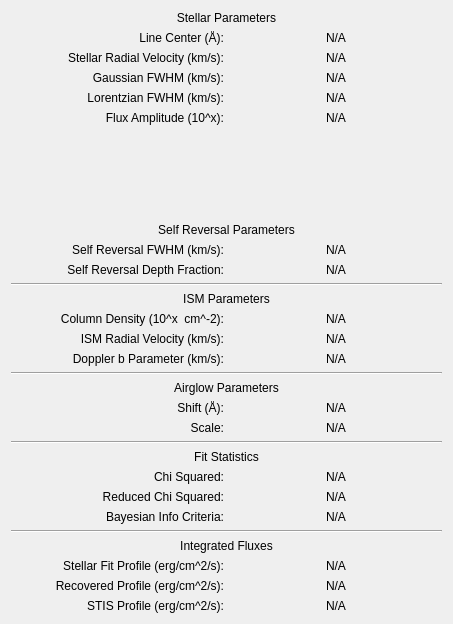
<?xml version="1.0" encoding="UTF-8"?>
<ui version="4.0">
 <class>Dialog</class>
 <widget class="QDialog" name="Dialog">
  <property name="geometry">
   <rect>
    <x>0</x>
    <y>0</y>
    <width>453</width>
    <height>624</height>
   </rect>
  </property>
  <property name="windowTitle">
   <string>Best Fit Results</string>
  </property>
  <layout class="QGridLayout" name="gridLayout">
   <item row="26" column="1">
    <widget class="QLabel" name="starfluxValue">
     <property name="text">
      <string>N/A</string>
     </property>
     <property name="alignment">
      <set>Qt::AlignCenter</set>
     </property>
    </widget>
   </item>
   <item row="26" column="0">
    <widget class="QLabel" name="starfluxLabel">
     <property name="text">
      <string>Stellar Fit Profile (erg/cm^2/s):</string>
     </property>
     <property name="alignment">
      <set>Qt::AlignRight|Qt::AlignTrailing|Qt::AlignVCenter</set>
     </property>
    </widget>
   </item>
   <item row="27" column="0">
    <widget class="QLabel" name="recovfluxLabel">
     <property name="text">
      <string>Recovered Profile (erg/cm^2/s):</string>
     </property>
     <property name="alignment">
      <set>Qt::AlignRight|Qt::AlignTrailing|Qt::AlignVCenter</set>
     </property>
    </widget>
   </item>
   <item row="19" column="0" colspan="2">
    <widget class="Line" name="line_3">
     <property name="orientation">
      <enum>Qt::Horizontal</enum>
     </property>
    </widget>
   </item>
   <item row="1" column="0">
    <widget class="QLabel" name="linecenLabel">
     <property name="whatsThis">
      <string>The central wavelength of the selected line, in Angstroms. This value is always fixed</string>
     </property>
     <property name="text">
      <string>Line Center (Å):</string>
     </property>
     <property name="alignment">
      <set>Qt::AlignRight|Qt::AlignTrailing|Qt::AlignVCenter</set>
     </property>
    </widget>
   </item>
   <item row="12" column="0">
    <widget class="QLabel" name="coldensLabel">
     <property name="whatsThis">
      <string>The order of magnitude of the ISM column density in the direction of the star, in inverse cm squared</string>
     </property>
     <property name="text">
      <string>Column Density (10^x  cm^-2):</string>
     </property>
     <property name="alignment">
      <set>Qt::AlignRight|Qt::AlignTrailing|Qt::AlignVCenter</set>
     </property>
    </widget>
   </item>
   <item row="11" column="0" colspan="2">
    <widget class="QLabel" name="ismLabel">
     <property name="whatsThis">
      <string>Parameters that are used for creating the optical depth profile of the ISM</string>
     </property>
     <property name="text">
      <string>ISM Parameters</string>
     </property>
     <property name="alignment">
      <set>Qt::AlignCenter</set>
     </property>
    </widget>
   </item>
   <item row="10" column="0" colspan="2">
    <widget class="Line" name="line_2">
     <property name="orientation">
      <enum>Qt::Horizontal</enum>
     </property>
    </widget>
   </item>
   <item row="2" column="1">
    <widget class="QLabel" name="starvradValue">
     <property name="text">
      <string>N/A</string>
     </property>
     <property name="alignment">
      <set>Qt::AlignCenter</set>
     </property>
    </widget>
   </item>
   <item row="22" column="1">
    <widget class="QLabel" name="redchiValue">
     <property name="text">
      <string>N/A</string>
     </property>
     <property name="alignment">
      <set>Qt::AlignCenter</set>
     </property>
    </widget>
   </item>
   <item row="5" column="1">
    <widget class="QLabel" name="ampValue">
     <property name="text">
      <string>N/A</string>
     </property>
     <property name="alignment">
      <set>Qt::AlignCenter</set>
     </property>
    </widget>
   </item>
   <item row="12" column="1">
    <widget class="QLabel" name="coldensValue">
     <property name="text">
      <string>N/A</string>
     </property>
     <property name="alignment">
      <set>Qt::AlignCenter</set>
     </property>
    </widget>
   </item>
   <item row="2" column="0">
    <widget class="QLabel" name="starvradLabel">
     <property name="whatsThis">
      <string>The radial velocity of the star, in km/s</string>
     </property>
     <property name="text">
      <string>Stellar Radial Velocity (km/s):</string>
     </property>
     <property name="alignment">
      <set>Qt::AlignRight|Qt::AlignTrailing|Qt::AlignVCenter</set>
     </property>
    </widget>
   </item>
   <item row="4" column="1">
    <widget class="QLabel" name="lorentzValue">
     <property name="text">
      <string>N/A</string>
     </property>
     <property name="alignment">
      <set>Qt::AlignCenter</set>
     </property>
    </widget>
   </item>
   <item row="0" column="0" colspan="2">
    <widget class="QLabel" name="stellarLabel">
     <property name="whatsThis">
      <string>Parameters that are used for creating a stellar profile</string>
     </property>
     <property name="text">
      <string>Stellar Parameters</string>
     </property>
     <property name="alignment">
      <set>Qt::AlignCenter</set>
     </property>
    </widget>
   </item>
   <item row="13" column="0">
    <widget class="QLabel" name="ismvradLabel">
     <property name="whatsThis">
      <string>The radial velocity of the ISM in the direction of the star, in km/s</string>
     </property>
     <property name="text">
      <string>ISM Radial Velocity (km/s):</string>
     </property>
     <property name="alignment">
      <set>Qt::AlignRight|Qt::AlignTrailing|Qt::AlignVCenter</set>
     </property>
    </widget>
   </item>
   <item row="15" column="0" colspan="2">
    <widget class="Line" name="line">
     <property name="orientation">
      <enum>Qt::Horizontal</enum>
     </property>
    </widget>
   </item>
   <item row="4" column="0">
    <widget class="QLabel" name="lorentzLabel">
     <property name="whatsThis">
      <string>The lorentzian FWHM of the voigt stellar profile, in km/s</string>
     </property>
     <property name="text">
      <string>Lorentzian FWHM (km/s):</string>
     </property>
     <property name="alignment">
      <set>Qt::AlignRight|Qt::AlignTrailing|Qt::AlignVCenter</set>
     </property>
    </widget>
   </item>
   <item row="3" column="1">
    <widget class="QLabel" name="gaussValue">
     <property name="text">
      <string>N/A</string>
     </property>
     <property name="alignment">
      <set>Qt::AlignCenter</set>
     </property>
    </widget>
   </item>
   <item row="22" column="0">
    <widget class="QLabel" name="redchiLabel">
     <property name="whatsThis">
      <string>The reduced chi squared value of the fit</string>
     </property>
     <property name="text">
      <string>Reduced Chi Squared:</string>
     </property>
     <property name="alignment">
      <set>Qt::AlignRight|Qt::AlignTrailing|Qt::AlignVCenter</set>
     </property>
    </widget>
   </item>
   <item row="3" column="0">
    <widget class="QLabel" name="gaussLabel">
     <property name="whatsThis">
      <string>The gaussian FWHM of the gaussian/voigt stellar profile, in km/s</string>
     </property>
     <property name="text">
      <string>Gaussian FWHM (km/s):</string>
     </property>
     <property name="alignment">
      <set>Qt::AlignRight|Qt::AlignTrailing|Qt::AlignVCenter</set>
     </property>
    </widget>
   </item>
   <item row="5" column="0">
    <widget class="QLabel" name="ampLabel">
     <property name="whatsThis">
      <string>The order of magnitude of the stellar profile's flux amplitude </string>
     </property>
     <property name="text">
      <string>Flux Amplitude (10^x):</string>
     </property>
     <property name="alignment">
      <set>Qt::AlignRight|Qt::AlignTrailing|Qt::AlignVCenter</set>
     </property>
    </widget>
   </item>
   <item row="1" column="1">
    <widget class="QLabel" name="linecenValue">
     <property name="text">
      <string>N/A</string>
     </property>
     <property name="alignment">
      <set>Qt::AlignCenter</set>
     </property>
    </widget>
   </item>
   <item row="8" column="1">
    <widget class="QLabel" name="revwidthValue">
     <property name="text">
      <string>N/A</string>
     </property>
     <property name="alignment">
      <set>Qt::AlignCenter</set>
     </property>
    </widget>
   </item>
   <item row="13" column="1">
    <widget class="QLabel" name="ismvradValue">
     <property name="text">
      <string>N/A</string>
     </property>
     <property name="alignment">
      <set>Qt::AlignCenter</set>
     </property>
    </widget>
   </item>
   <item row="18" column="1">
    <widget class="QLabel" name="agscaleValue">
     <property name="text">
      <string>N/A</string>
     </property>
     <property name="alignment">
      <set>Qt::AlignCenter</set>
     </property>
    </widget>
   </item>
   <item row="21" column="1">
    <widget class="QLabel" name="chiValue">
     <property name="text">
      <string>N/A</string>
     </property>
     <property name="alignment">
      <set>Qt::AlignCenter</set>
     </property>
    </widget>
   </item>
   <item row="20" column="0" colspan="2">
    <widget class="QLabel" name="statsLabel">
     <property name="whatsThis">
      <string>Statistics for determining goodness of fit</string>
     </property>
     <property name="text">
      <string>Fit Statistics</string>
     </property>
     <property name="alignment">
      <set>Qt::AlignCenter</set>
     </property>
    </widget>
   </item>
   <item row="18" column="0">
    <widget class="QLabel" name="agscaleLabel">
     <property name="whatsThis">
      <string>The scale factor of the base airglow template</string>
     </property>
     <property name="text">
      <string>Scale:</string>
     </property>
     <property name="alignment">
      <set>Qt::AlignRight|Qt::AlignTrailing|Qt::AlignVCenter</set>
     </property>
    </widget>
   </item>
   <item row="21" column="0">
    <widget class="QLabel" name="chiLabel">
     <property name="whatsThis">
      <string>The chi squared value of the fit</string>
     </property>
     <property name="text">
      <string>Chi Squared:</string>
     </property>
     <property name="alignment">
      <set>Qt::AlignRight|Qt::AlignTrailing|Qt::AlignVCenter</set>
     </property>
    </widget>
   </item>
   <item row="17" column="1">
    <widget class="QLabel" name="agshiftValue">
     <property name="text">
      <string>N/A</string>
     </property>
     <property name="alignment">
      <set>Qt::AlignCenter</set>
     </property>
    </widget>
   </item>
   <item row="8" column="0">
    <widget class="QLabel" name="revwidthLabel">
     <property name="text">
      <string>Self Reversal FWHM (km/s):</string>
     </property>
     <property name="alignment">
      <set>Qt::AlignRight|Qt::AlignTrailing|Qt::AlignVCenter</set>
     </property>
    </widget>
   </item>
   <item row="9" column="1">
    <widget class="QLabel" name="revdepthValue">
     <property name="text">
      <string>N/A</string>
     </property>
     <property name="alignment">
      <set>Qt::AlignCenter</set>
     </property>
    </widget>
   </item>
   <item row="16" column="0" colspan="2">
    <widget class="QLabel" name="airglowLabel">
     <property name="whatsThis">
      <string>Parameters that are used for creating the airglow template</string>
     </property>
     <property name="text">
      <string>Airglow Parameters</string>
     </property>
     <property name="alignment">
      <set>Qt::AlignCenter</set>
     </property>
    </widget>
   </item>
   <item row="14" column="1">
    <widget class="QLabel" name="dopbValue">
     <property name="text">
      <string>N/A</string>
     </property>
     <property name="alignment">
      <set>Qt::AlignCenter</set>
     </property>
    </widget>
   </item>
   <item row="23" column="1">
    <widget class="QLabel" name="bicValue">
     <property name="text">
      <string>N/A</string>
     </property>
     <property name="alignment">
      <set>Qt::AlignCenter</set>
     </property>
    </widget>
   </item>
   <item row="17" column="0">
    <widget class="QLabel" name="agshiftLabel">
     <property name="whatsThis">
      <string>The shift in the base airglow template, in Angstroms</string>
     </property>
     <property name="text">
      <string>Shift (Å):</string>
     </property>
     <property name="alignment">
      <set>Qt::AlignRight|Qt::AlignTrailing|Qt::AlignVCenter</set>
     </property>
    </widget>
   </item>
   <item row="23" column="0">
    <widget class="QLabel" name="bicLabel">
     <property name="whatsThis">
      <string>The BIC of the fit</string>
     </property>
     <property name="text">
      <string>Bayesian Info Criteria:</string>
     </property>
     <property name="alignment">
      <set>Qt::AlignRight|Qt::AlignTrailing|Qt::AlignVCenter</set>
     </property>
    </widget>
   </item>
   <item row="14" column="0">
    <widget class="QLabel" name="dopbLabel">
     <property name="whatsThis">
      <string>The doppler b parameter, in km/s. This value is degenerate with the column density so it remains fixed.</string>
     </property>
     <property name="text">
      <string>Doppler b Parameter (km/s):</string>
     </property>
     <property name="alignment">
      <set>Qt::AlignRight|Qt::AlignTrailing|Qt::AlignVCenter</set>
     </property>
    </widget>
   </item>
   <item row="9" column="0">
    <widget class="QLabel" name="revdepthLabel">
     <property name="text">
      <string>Self Reversal Depth Fraction:</string>
     </property>
     <property name="alignment">
      <set>Qt::AlignRight|Qt::AlignTrailing|Qt::AlignVCenter</set>
     </property>
    </widget>
   </item>
   <item row="7" column="0" colspan="2">
    <widget class="QLabel" name="srLabel">
     <property name="text">
      <string>Self Reversal Parameters</string>
     </property>
     <property name="alignment">
      <set>Qt::AlignCenter</set>
     </property>
    </widget>
   </item>
   <item row="28" column="1">
    <widget class="QLabel" name="stisfluxValue">
     <property name="text">
      <string>N/A</string>
     </property>
     <property name="alignment">
      <set>Qt::AlignCenter</set>
     </property>
    </widget>
   </item>
   <item row="27" column="1">
    <widget class="QLabel" name="recovfluxValue">
     <property name="text">
      <string>N/A</string>
     </property>
     <property name="alignment">
      <set>Qt::AlignCenter</set>
     </property>
    </widget>
   </item>
   <item row="28" column="0">
    <widget class="QLabel" name="stisfluxLabel">
     <property name="text">
      <string>STIS Profile (erg/cm^2/s):</string>
     </property>
     <property name="alignment">
      <set>Qt::AlignRight|Qt::AlignTrailing|Qt::AlignVCenter</set>
     </property>
    </widget>
   </item>
   <item row="24" column="0" colspan="2">
    <widget class="Line" name="line_5">
     <property name="orientation">
      <enum>Qt::Horizontal</enum>
     </property>
    </widget>
   </item>
   <item row="25" column="0" colspan="2">
    <widget class="QLabel" name="fluxLabel">
     <property name="text">
      <string>Integrated Fluxes</string>
     </property>
     <property name="alignment">
      <set>Qt::AlignCenter</set>
     </property>
    </widget>
   </item>
   <item row="6" column="0" colspan="2">
    <spacer name="verticalSpacer">
     <property name="orientation">
      <enum>Qt::Vertical</enum>
     </property>
     <property name="sizeHint" stdset="0">
      <size>
       <width>20</width>
       <height>40</height>
      </size>
     </property>
    </spacer>
   </item>
  </layout>
 </widget>
 <resources/>
 <connections/>
</ui>
